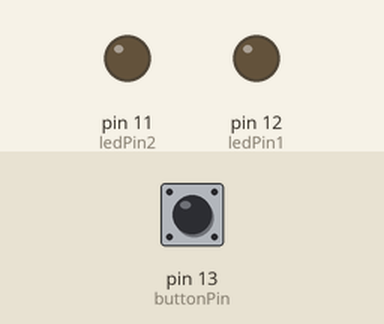
A sketch run on a simulated Arduino Uno, built with avr-gcc and run on an emulated ATmega328P. Parts: output pins drawn as LEDs (lit = HIGH). Dashed ring = blinking. Inputs (shaded band) come from the test bench; at power-on: pin 13 (buttonPin) HIGH.

Above: at 1.2 s.
1.3 s: pin 13 (buttonPin) pulled LOW for 0.15 s
At 1.49 s:
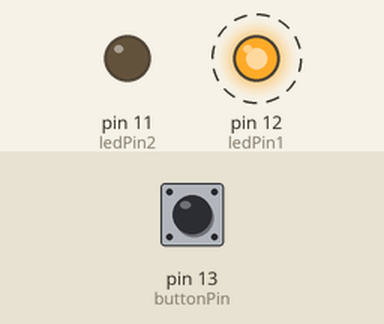
4.3 s: pin 13 (buttonPin) pulled LOW for 1 s
At 4.8 s:
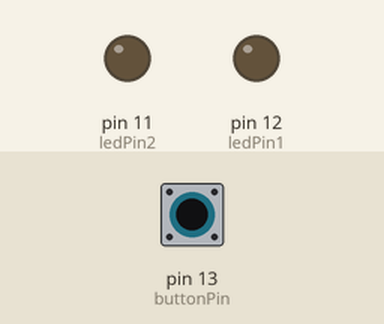
6.8 s: pin 13 (buttonPin) pulled LOW for 3.2 s
At 7.29 s:
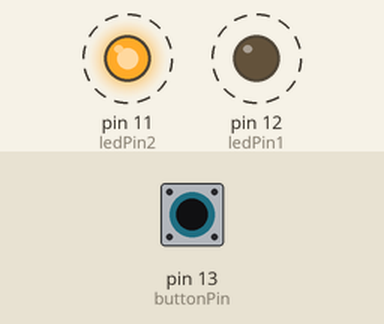
Timing chart, 0 to 17.5 s (numbered marks = the images above; inputs shaded):
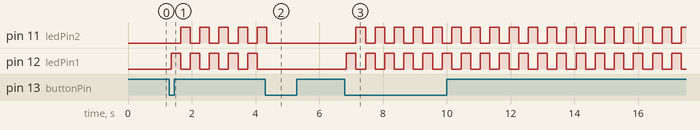

The sketch:

code.ino
```cpp
const int buttonPin = 13;
const int ledPin1 = 12;
const int ledPin2 = 11;

bool isBlinking = false;
bool lastButtonState = LOW;
unsigned long prevMs = 0;

void setup() {
  pinMode(buttonPin, INPUT_PULLUP);
  pinMode(ledPin1, OUTPUT);
  pinMode(ledPin2, OUTPUT);
  digitalWrite(ledPin1, LOW);
  digitalWrite(ledPin2, LOW);
}

void loop() {
  bool currentButtonState = digitalRead(buttonPin);
  if(currentButtonState == LOW && lastButtonState == HIGH) {
    isBlinking = !isBlinking;
    delay(50);
  }
  lastButtonState = currentButtonState;
  if(isBlinking) {
    unsigned long currentMs = millis();
	if(currentMs - prevMs < 300) return; // Change 300 to any another blink interval
    prevMs = currentMs;
	bool pinState1 = digitalRead(ledPin1);
	digitalWrite(ledPin1, !pinState1);
	digitalWrite(ledPin2, pinState1);
  } else {
    digitalWrite(ledPin1, LOW);
    digitalWrite(ledPin2, LOW);
  }
}
```

Measured:
- after the input at 1.3 s, pin 11 (ledPin2): alternates HIGH for 0.30 s and LOW for 0.30 s, starting after 0.35 s; pin 12 (ledPin1): alternates HIGH for 0.30 s and LOW for 0.30 s, starting after 0.05 s
- after the input at 4.3 s, pin 11 (ledPin2): goes on until 4.4 s, then stays LOW; pin 12 (ledPin1): stops changing and stays LOW
- after the input at 6.8 s, pin 11 (ledPin2): alternates HIGH for 0.30 s and LOW for 0.30 s, starting after 0.35 s; pin 12 (ledPin1): alternates HIGH for 0.30 s and LOW for 0.30 s, starting after 0.05 s
